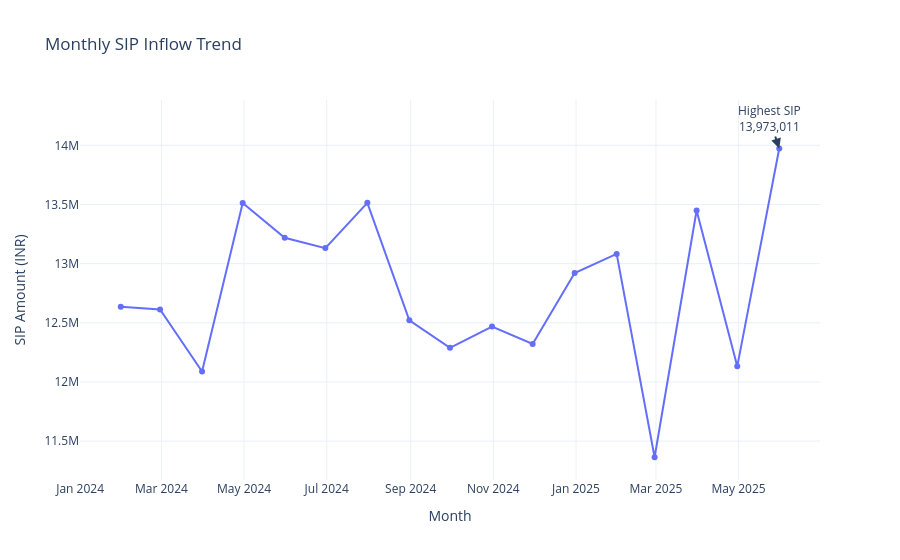

The notebook cell saved with this chart:
### Code cell
max_row = monthly_sip.loc[monthly_sip["amount_inr"].idxmax()]

fig = px.line(
    monthly_sip,
    x="transaction_date",
    y="amount_inr",
    title="Monthly SIP Inflow Trend",
    markers=True
)

fig.add_annotation(
    x=max_row["transaction_date"].strftime("%Y-%m-%d"),
    y=max_row["amount_inr"],
    text=f"Highest SIP<br>{max_row['amount_inr']:,}",
    showarrow=True,
    arrowhead=2,
    arrowsize=1,
    arrowwidth=2
)

fig.update_layout(
    xaxis_title="Month",
    yaxis_title="SIP Amount (INR)",
    template="plotly_white"
)

fig.show()

### Figure 1 — Plotly figure (JSON) as saved in the notebook; plotly's stock layout.template omitted (floating-point values rounded to 4 significant figures)
{"data": [{"hovertemplate": "transaction_date=%{x}<br>amount_inr=%{y}<extra></extra>", "legendgroup": "", "line": {"color": "#636efa", "dash": "solid"}, "marker": {"symbol": "circle"}, "mode": "lines+markers", "name": "", "orientation": "v", "showlegend": false, "type": "scatter", "x": ["2024-01-31T00:00:00", "2024-02-29T00:00:00", "2024-03-31T00:00:00", "2024-04-30T00:00:00", "2024-05-31T00:00:00", "2024-06-30T00:00:00", "2024-07-31T00:00:00", "2024-08-31T00:00:00", "2024-09-30T00:00:00", "2024-10-31T00:00:00", "2024-11-30T00:00:00", "2024-12-31T00:00:00", "2025-01-31T00:00:00", "2025-02-28T00:00:00", "2025-03-31T00:00:00", "2025-04-30T00:00:00", "2025-05-31T00:00:00"], "xaxis": "x", "y": [12635349, 12613376, 12088413, 13512385, 13218606, 13131150, 13513884, 12521433, 12288778, 12467875, 12321673, 12920130, 13082145, 11363922, 13449360, 12132001, 13973011], "yaxis": "y"}], "layout": {"annotations": [{"arrowhead": 2, "arrowsize": 1, "arrowwidth": 2, "showarrow": true, "text": "Highest SIP<br>13,973,011", "x": "2025-05-31", "y": 13973011}], "legend": {"tracegroupgap": 0}, "title": {"text": "Monthly SIP Inflow Trend"}, "xaxis": {"anchor": "y", "domain": [0, 1], "title": {"text": "Month"}}, "yaxis": {"anchor": "x", "domain": [0, 1], "title": {"text": "SIP Amount (INR)"}}}}
